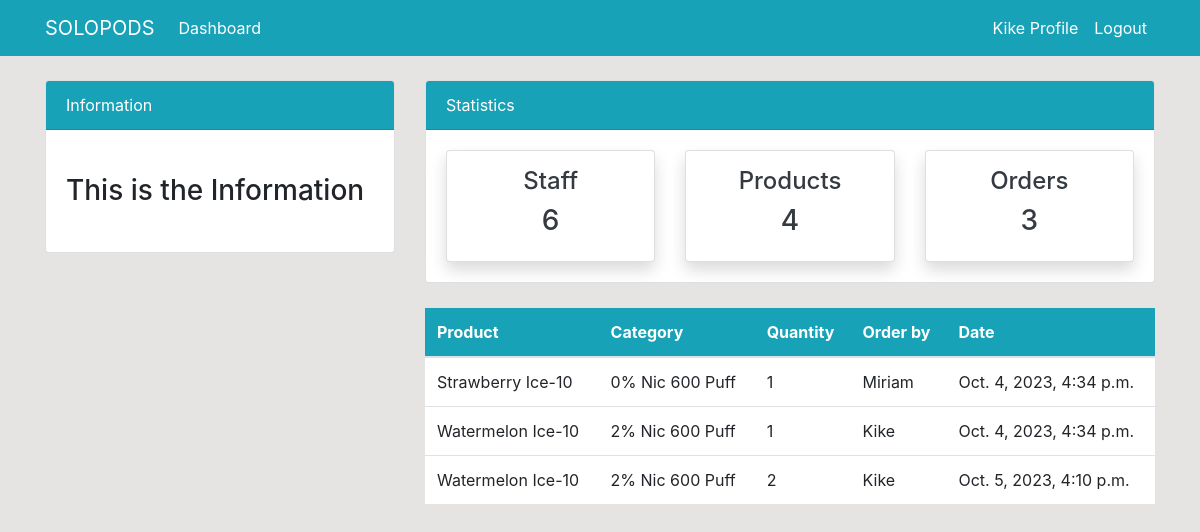
/order/ (signed in), run on the app's committed database.
### dashboard/models.py (models this page shows, shortened)
class Order(models.Model):
    product = models.ForeignKey(Product, on_delete=models.CASCADE, null=True)
    staff = models.ForeignKey(User, models.CASCADE, null=True)
    order_quantity = models.PositiveIntegerField(null=True)
    date = models.DateTimeField(auto_now_add=True)
    class Meta:
        verbose_name_plural = 'Order'

class Product(models.Model):
    name = models.CharField(max_length=100, null=True)
    category = models.CharField(max_length=20, choices=CATEGORY, null=True)
    quantity = models.PositiveIntegerField(null=True)
    class Meta:
        verbose_name_plural = 'Product'
    def __str__(self):
        return f'{self.name}-{self.quantity}'

### dashboard/views.py (the view)
# urls.py: path('order/', views.order, name='dashboard-order'),
@login_required
def order(request):
    orders = Order.objects.all()
    orders_count = orders.count()
    workers_count = User.objects.all().count()
    product_count = Product.objects.all().count()
    context = {
        'orders': orders,
        'workers_count': workers_count,
        'orders_count': orders_count,
        'product_count': product_count,
    }
    return render(request, 'dashboard/order.html', context)

### templates/dashboard/order.html (shortened to what this page needs)
{% extends 'partials/base.html' %}
{% block content %}
{% include 'partials/topnav.html' %}
    <div class="container">
        <div class="row my-4">
            <div class="col-md-4">
            </div>
            <div class="col-md-8">
                <table class="table bg-white">
                    <thead class="bg-info">
                        <tr class="text-white">
                            <th scope="col">Product</th>
                            <th scope="col">Category</th>
                            <th scope="col">Quantity</th>
                            <th scope="col">Order by</th>
                            <th scope="col">Date</th>
                        </tr>
                    </thead>
                    <tbody>
                        {% for orders in orders %}
                        <tr>
                            <td>{{ orders.product }}</td>
                            <td>{{ orders.product.category }}</td>
                            <td>{{ orders.order_quantity }}</td>
                            <td>
                                {{ orders.staff.username }}
                            </td>
                            <td>
                                {{ orders.date }}
                            </td>
                        </tr>
                        {% endfor %}
                    </tbody>
                </table>
            </div>
        </div>
    </div>
{% endblock %}

### templates/partials/base.html (shortened to what this page needs)
{% load static %}
<!doctype html>
<html lang="en">
  <head>
    <link rel="stylesheet" href="https://cdn.jsdelivr.net/npm/bootstrap@4.6.2/dist/css/bootstrap.min.css"
>
    <link rel="stylesheet" href="{% static '/style.css' %}">
  </head>
  <body>
    {% include 'partials/nav.html' %}
    {% block content %}
    {% endblock %}
  </body>
</html>

### templates/partials/nav.html (shortened to what this page needs)
    <nav class="navbar navbar-expand-lg navbar-info bg-info">
        {% if user.is_authenticated %}
        <div class="container">
            <a class="navbar-brand text-white" href="{% url 'dashboard-index' %}">SOLOPODS</a>
            <div class="collapse navbar-collapse" id="navbarSupportedContent">
                <ul class="navbar-nav mr-auto">
                    <li class="nav-item active">
                        <a class="nav-link text-white" href="{% url 'dashboard-index' %}">Dashboard </a>
                    </li>
                </ul>
                <ul class="navbar-nav ml-auto">
                    <li class="nav-item active">
                        <a class="nav-link text-white" href="{% url 'user-profile' %}">{{ user.username }} Profile</a>
                    </li>
                    <li class="nav-item">
                        <a class="nav-link text-white" href="{% url 'user-logout' %}">Logout</a>
                    </li>
                </ul>
                {% endif %}
            </div>
        </div>
    </nav>

### templates/partials/topnav.html (shortened to what this page needs)
    <div class="container">
        <div class="row mt-4">
            <div class="col-md-4">
                <div class="card">
                    <div class="card-header bg-info text-white">
                        Information
                    </div>
                    <div class="card-body">
                        <marquee behavior="" direction="">
                            <h3 class="my-4">This is the Information</h3>
                        </marquee>
                    </div>
                </div>
            </div>
            <div class="col-md-8">
                <div class="card">
                    <div class="card-header bg-info text-white">
                        Statistics
                    </div>
                    <div class="card-body">
                        <div class="row">
                            <div class="col-md-4">
                                <a class="text-decoration-none text-dark" href="{% url 'dashboard-staff' %}">
                                    <div class="card my-card shadow text-center p-3">
                                        <h4>Staff </h4>
                                        <h3>{{ workers_count }}</h3>
                                    </div>
                                </a>
                            </div>
                            <div class="col-md-4">
                                <a class="text-decoration-none text-dark" href="{% url 'dashboard-product' %}">
                                    <div class="card my-card shadow text-center p-3">
                                        <h4>Products </h4>
                                        <h3>{{ product_count }}</h3>
                                    </div>
                                </a>
                            </div>
                            <div class="col-md-4">
                                <a class="text-decoration-none text-dark" href="{% url 'dashboard-order' %}">
                                    <div class="card my-card shadow text-center p-3">
                                        <h4>Orders </h4>
                                        <h3>{{ orders_count }}</h3>
                                    </div>
                                </a>
                            </div>
                        </div>
                    </div>
                </div>
            </div>
        </div>
    </div>

### static/style.css (style rules this page uses)
body { background: rgb(230, 227, 227); }

### data on the page
Order: product "Strawberry Ice-10", product.category "0% Nic 600 Puff", order_quantity "1", staff.username "Miriam", date "Oct. 4, 2023, 4:34 p.m."
Order: product "Watermelon Ice-10", product.category "2% Nic 600 Puff", order_quantity "1", staff.username "Kike", date "Oct. 4, 2023, 4:34 p.m."
Order: product "Watermelon Ice-10", product.category "2% Nic 600 Puff", order_quantity "2", staff.username "Kike", date "Oct. 5, 2023, 4:10 p.m."

### other printed values
{{ user.username }} "Kike"
{{ workers_count }} "6"
{{ product_count }} "4"
{{ orders_count }} "3"
